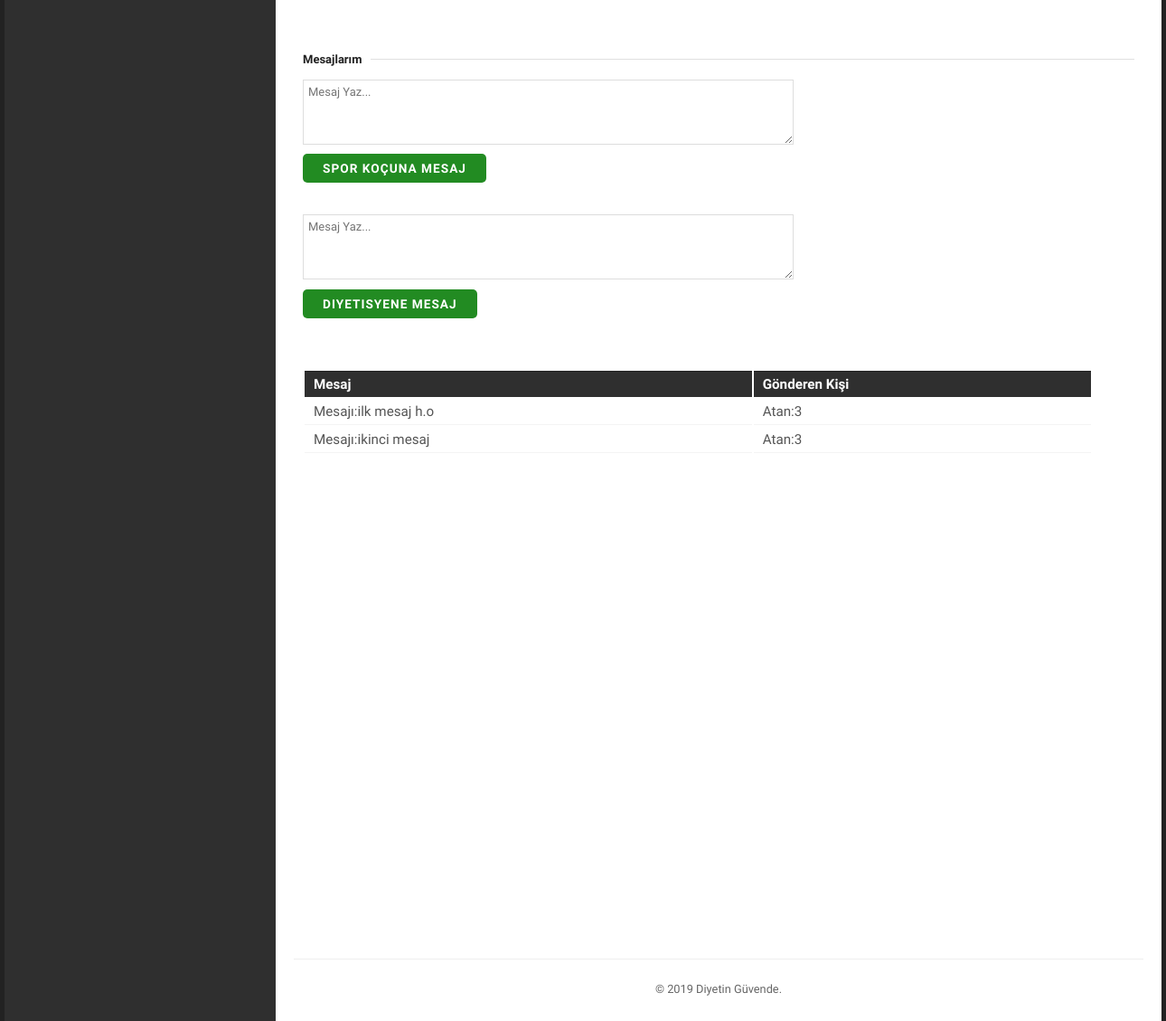
The app's page /Kullanici/kul-mesajlari.php (signed in) with its own data.
### tables this page shows
CREATE TABLE `kullanicimesaj` (
  `Id` int(11) NOT NULL,
  `GonderenId` int(11) NOT NULL,
  `AlanId` int(11) NOT NULL,
  `Mesaj` varchar(400) NOT NULL,
  `GonderilmeTarihi` datetime NOT NULL
);

### Kullanici/kul-mesajlari.php (the view, shortened to what this page needs)
?><!doctype html>
<html>
<head>
<link rel="stylesheet" href="/css/styles.css" type="text/css" />
</head>
<body>
		<section id="body" class="width">
			<section id="content" class="column-right">
	    <article>
<div class="beyaz" >
			<h3>Form</h3>
				<fieldset>
					<legend>Mesajlarım</legend>
					<form action="#" method="get">
						<p><textarea  cols="70" rows="4" name="message" id="message" placeholder="Mesaj Yaz..." ></textarea><br>
                        <input type="submit" name="kocSend" class="formbutton" value="Spor Koçuna Mesaj" /><p>
					</form>
                    <form action="#" method="post">
                        <p><textarea  cols="70" rows="4" name="message2" id="message" placeholder="Mesaj Yaz..." ></textarea><br>
                        <input type="submit" name="diyetisyenSend" class="formbutton" value="Diyetisyene Mesaj" />
                    </form>
                      <?php
                    $id = $_SESSION["Id"];
                    $db = new PDO("mysql:host=localhost;dbname=diyetinguvende", "root", '');
                    $listele = $db->query("SELECT * FROM kullanicimesaj where AlanId='{$id}'", PDO::FETCH_ASSOC);
                    if ( $listele->rowCount() )
                    {
						echo '<table>
                    <th>Mesaj<br></th>
                    <th>Gönderen Kişi</th>';
                        foreach( $listele as $gelenveri )
                        {
							echo " <tr>";
                            echo "<td>Mesajı:".$gelenveri['Mesaj']."</td>"."<td>"." Atan:". $gelenveri['GonderenId']."</td>"."<br />";
						    echo " </tr>";
                        }
						echo '</table>';
                    }
                    ?>
                </fieldset>
</div>
	    </article>
			<footer class="clear">
				<p>&copy; 2019 Diyetin Güvende.</p>
			</footer>
		</section>
	</section>
</body>
</html>

### css/styles.css (style rules this page uses)
body { margin:0px auto; padding:0; background: #222; font-family: 'Oxygen', 'sans-serif'; font-size: 1.0em; color:#555; }
* { margin:0; padding:0; }
table { width:95%; text-align:left; }
th, td { padding:5px 10px; }
th { color:#fff; border-top:1px solid #222; background-color:#2F2F2F; }
td { border-bottom:1px solid #f4f4f4; }
p { line-height:2.0em; margin-bottom:20px; }
fieldset { display:block; border:none; border-top:1px solid #e0e0e0; }
fieldset legend { font-weight:bold; font-size:13px; padding-right:10px; color:#222; }
fieldset form { padding-top:15px; }
fieldset form input, fieldset form select, fieldset form textarea { padding:5px; color:#333333; font-size:13px; font-family:Oxygen, Arial, Helvetica, sans-serif; border:1px solid #ddd; }
fieldset form input.formbutton { border:none; background-color: forestgreen; border-radius: 5px; color: #FFFFFF; display: inline-block; font-weight: bold; padding: 8px 22px; font-size: 0.9em; letter-spacing: 1px; text-decoration: none; text-transform: uppercase; }
h3 { color:white; font-size:1em; padding-bottom:10px; text-align: left; font-family: Times New Roman; padding-left:20px; }
.width { width:1280px; margin: 0 auto; }
div.beyaz { height:1000px; position:relative; top:15%; left:0%; }
section#body { padding: 0; background: #2f2f2f; }
section#content { width:940px; padding: 20px; background-color: #fff; }
.column-right { float:right; }
article { padding: 10px 10px 30px; font-size: 0.95em; border-bottom: 1px solid #eee; }
footer { padding:20px 0px; top:970px; }
footer p { color:#666; margin:0; font-size:0.8em; text-align: center; }
.clear:after { display: block; clear: both; visibility: hidden; line-height: 0; height: 0; }
.clear { clear: both; display: inline-block; }
.clear { display: block; }

### records on screen
kullanicimesaj: Mesaj "ilk mesaj h.o", GonderenId "3"
kullanicimesaj: Mesaj "ikinci mesaj", GonderenId "3"
